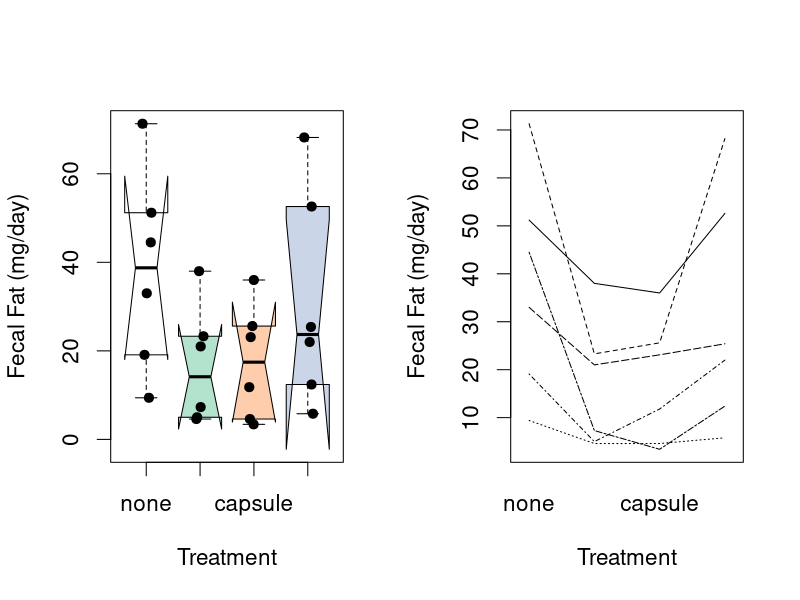
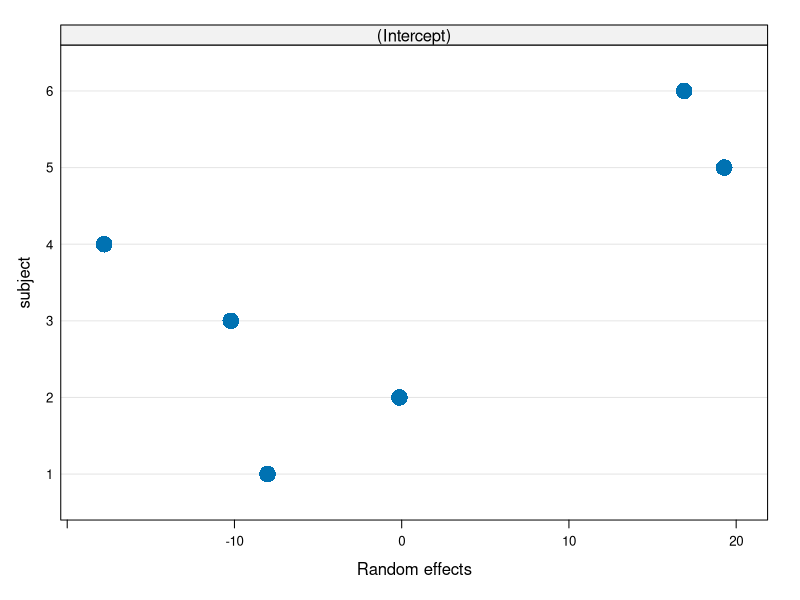
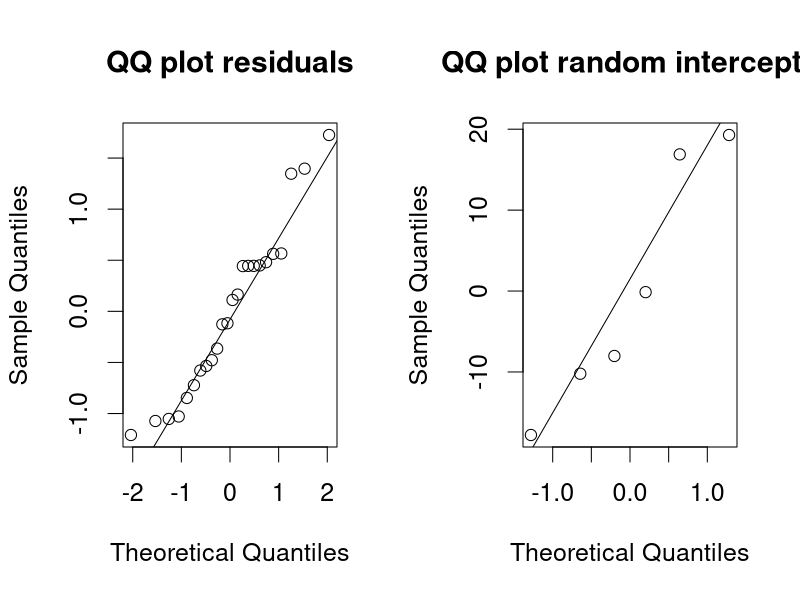
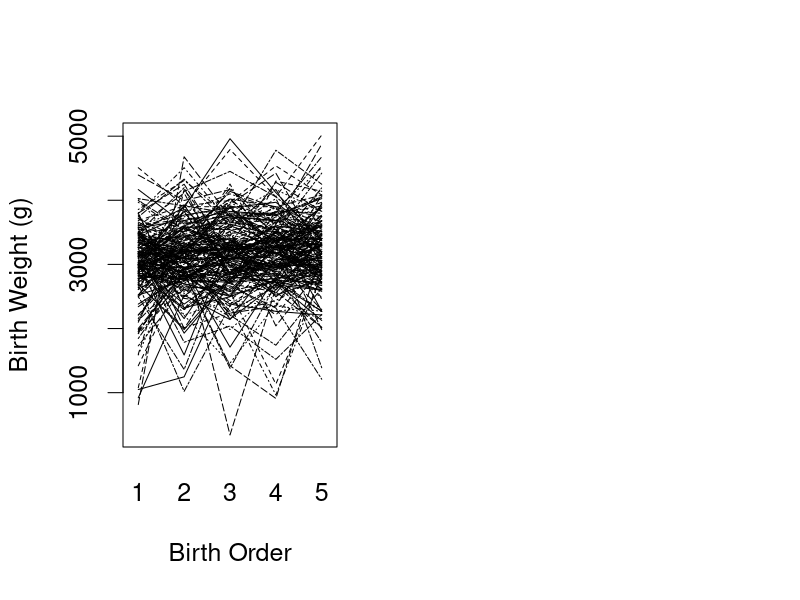
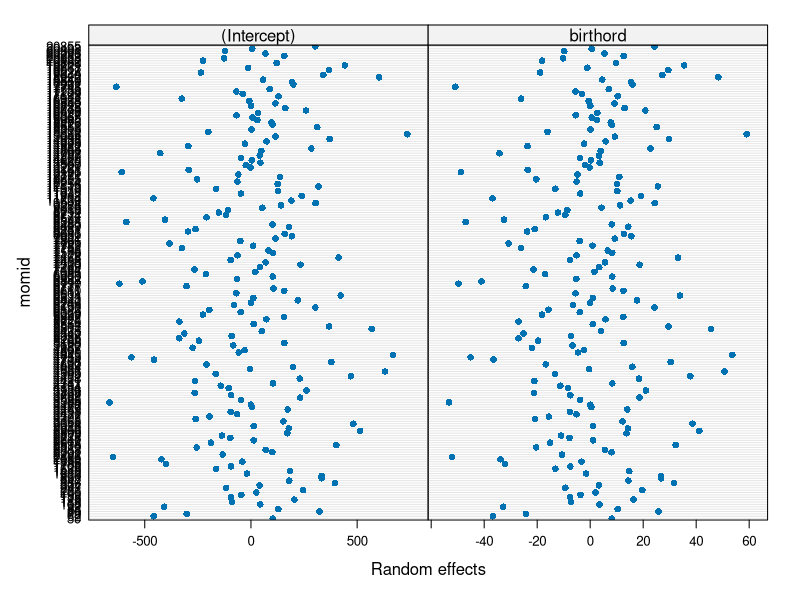

The R script that drew these images, in order: (Note: this script raises an error after producing the figures.)
## ---- chunk 1
fecfat <- read.csv("fecfat.csv")
fecfat$pilltype <- factor(fecfat$pilltype, levels=c("none", "tablet", "capsule", "coated"))
fecfat$subject <- factor(fecfat$subject)
## ---- chunk 2
fecfat$fecfatminusmean <- residuals(lm(fecfat ~ subject, data=fecfat))
par(mfrow=c(1,2), cex=1.35)
library(RColorBrewer)
# colors from display.brewer.all(n=3)
mycols <- c("white", brewer.pal(n=3, "Pastel2"))
boxplot(fecfat ~ pilltype, data=fecfat,
        notch=TRUE,
        col=mycols, 
        xlab="Treatment", ylab="Fecal Fat (mg/day)")
stripchart(fecfat ~ pilltype, data=fecfat, vertical=TRUE, pch=20,
           method="jitter", jitter=0.1, add=TRUE)
interaction.plot(x.factor=fecfat$pilltype, 
                 trace.factor=fecfat$subject, 
                 response=fecfat$fecfat, 
                 xlab="Treatment", ylab="Fecal Fat (mg/day)",
                 legend=FALSE)
## ---- chunk 3
library(xtable)
fit2 <- lm(fecfat ~ subject + pilltype, data=fecfat)
print(xtable(anova(fit2), caption="Two-way analysis of variance table.  Equivalent to subtracting the mean fecal fat content for each individual."), comment=FALSE)
## ---- chunk 4
##Shortcut for calculating ICC from an lme object:
ICClme <- function(out){
  varests <- as.numeric(VarCorr(out)[1:2])
  varests[1] / sum(varests)
}
## ---- chunk 5
library(nlme)
fitmix <- nlme::lme(fecfat ~ pilltype, data=fecfat, random=~1|subject)
fitmix
## ---- chunk 6
par(cex=2)
plot(ranef(fitmix), cex=2)
## ---- chunk 7
par(mfrow=c(1,2), cex=1.5)
qqnorm(residuals(fitmix, type="pearson"), main="QQ plot residuals")
qqline(residuals(fitmix, type="pearson"))
qqnorm(ranef(fitmix)[, 1], main="QQ plot random intercepts")
qqline(ranef(fitmix)[, 1])
## ---- chunk 8
summary(fitmix)
## ---- chunk 9
intervals(fitmix)
## ---- chunk 10
library(nlme)
fitmix <- nlme::lme(fecfat ~ pilltype, data=fecfat, random=~1|subject)
## ---- chunk 11
ga <- read.csv("gababies.csv")
ga$momage[ga$momage==99] <- NA
ga$agebin <- cut(ga$initage, breaks=c(0, 20, 100))
##ga <- ga[ga$birthord %in% c(1, 5), ]
ga$momid=factor(ga$momid)
ga$lowbrth=factor(ga$lowbrth, levels=0:1, labels=c("normal", "low"))
## ---- chunk 12
interaction.plot(x.factor=ga$birthord, 
                 trace.factor=ga$momid, 
                 response=ga$bweight, 
                 xlab="Birth Order", ylab="Birth Weight (g)",
                 legend=FALSE)
## ---- chunk 13
gafit1 <- nlme::lme(bweight ~ birthord, data=ga, 
    random=~birthord|momid,
    na.action=na.omit,
    control=list(msMaxIter=600, msMaxEval=600, 
                 sing.tol=1e-20, msVerbose=FALSE))  
## ---- chunk 14
plot(ranef(gafit1))
## ---- chunk 15
summary(gafit1)
## ---- chunk 16
intervals(gafit1)
## ---- chunk 17
gafit.gee <- gee::gee(bweight ~ birthord, corstr="exchangeable",
                      id=momid, data=ga)
## ---- chunk 18
summary(gafit.gee)
